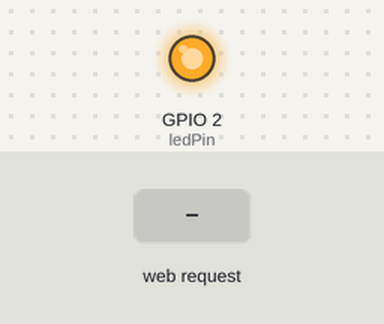
A sketch run on a simulated ESP32. Shown: output pins drawn as LEDs (lit = HIGH). The inputs (shaded band) are chosen by the test bench. What the sketch prints to the serial monitor is not drawn.

Above: at 1.2 s.
1.3 s: HTTP request GET /off received
At 2.5 s:
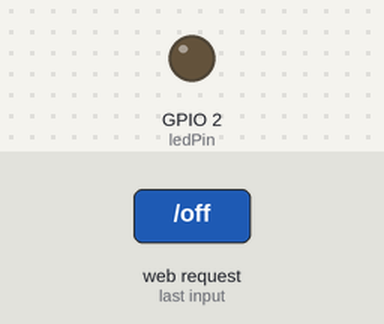
2.8 s: HTTP request GET /on received
At 3.6 s:
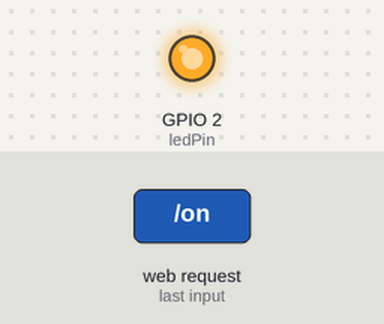
Timing chart, 0 to 5.8 s (numbered marks = the images above; inputs shaded):
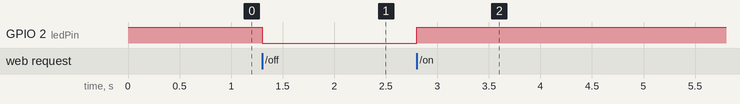

Measured:
- after the input at 1.3 s, GPIO 2 (ledPin): HIGH → LOW at once
- after the input at 2.8 s, GPIO 2 (ledPin): LOW → HIGH at once

The sketch:

sketch.ino
```cpp
#include <WiFi.h>
#include <WebServer.h>

const char* ssid = "ESP32-LED";
const char* password = "12345678";

WebServer server(80);

const int ledPin = 2;

void handleHome() {
  String html = "<html><body style='text-align:center;font-family:Arial'>";
  html += "<h1>Controle do LED</h1>";
  html += "<a href='/on'><button style='padding:20px;font-size:20px;'>LIGAR</button></a><br><br>";
  html += "<a href='/off'><button style='padding:20px;font-size:20px;'>DESLIGAR</button></a>";
  html += "</body></html>";
  server.send(200, "text/html", html);
}

void handleOn() {
  digitalWrite(ledPin, HIGH);
  server.sendHeader("Location", "/");
  server.send(303);
}

void handleOff() {
  digitalWrite(ledPin, LOW);
  server.sendHeader("Location", "/");
  server.send(303);
}

void setup() {
  pinMode(ledPin, OUTPUT);

  // 🔥 LED começa ACESO
  digitalWrite(ledPin, HIGH);

  Serial.begin(115200);

  WiFi.softAP(ssid, password);

  Serial.println("Servidor iniciado!");
  Serial.print("Acesse: ");
  Serial.println(WiFi.softAPIP());

  server.on("/", handleHome);
  server.on("/on", handleOn);
  server.on("/off", handleOff);
  server.begin();
}

void loop() {
  server.handleClient();
}
```
